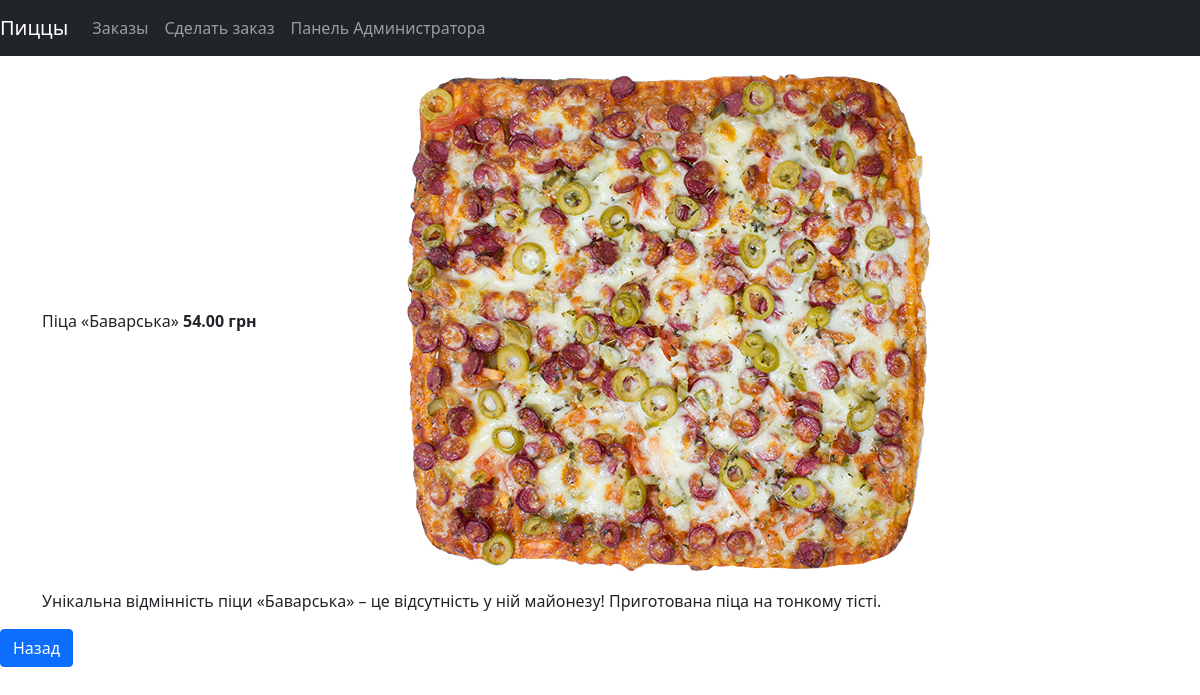
The app's page /pizzas/2 with its own data.
### PizzaBoard/models.py (models this page shows, shortened)
class Pizza(models.Model):
    name = models.CharField(verbose_name='Название', max_length=255)
    price = models.DecimalField(verbose_name='Цена (грн)', validators=[MinValueValidator(0)],
                                decimal_places=2, max_digits=5)
    description = models.TextField(verbose_name='Описание', null=True, blank=True)
    image = models.ImageField(verbose_name='Изображение', upload_to='images', null=True, blank=True)
    weight = models.PositiveIntegerField(verbose_name='Вес (г)', null=True, blank=True)
    class Meta:
        verbose_name = 'Пицца'
        verbose_name_plural = 'Пиццы'

### PizzaBoard/views.py (the view)
# urls.py: path('pizzas/<int:pk>', PizzaDetailView.as_view(), name='pizza'),
class PizzaDetailView(DetailView):
    template_name = 'pizza_detail.html'
    model = Pizza
    queryset = Pizza.objects.all()

### templates/pizza_detail.html
{% extends "base.html" %}
{% block content %}
<div class="container">
    <div class="col-sm">
        {{ pizza.name }}
        <b>{{ pizza.price }} грн</b>
        <img src="/media/{{ pizza.image }}" alt="My image">
        <p>{{ pizza.description }}</p>
    </div>
</div>
<a href="{% url 'pizza_list' %}" class="btn btn-primary">Назад</a>
{% endblock %}

### records on screen
Pizza: name "Піца «Баварська»", price "54.00", image (picture), description "Унікальна відмінність піци «Баварська» – це відсутність у ній майонезу! Приготована піца на тонкому тісті."
